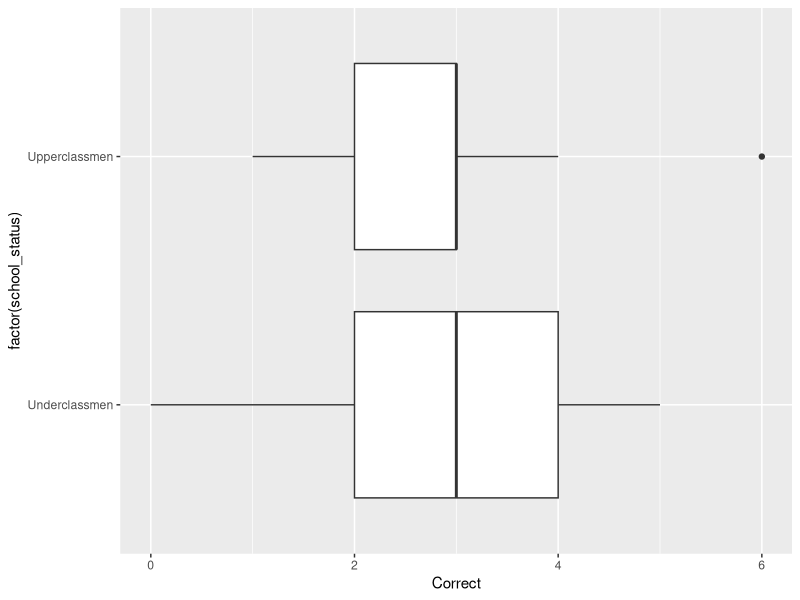
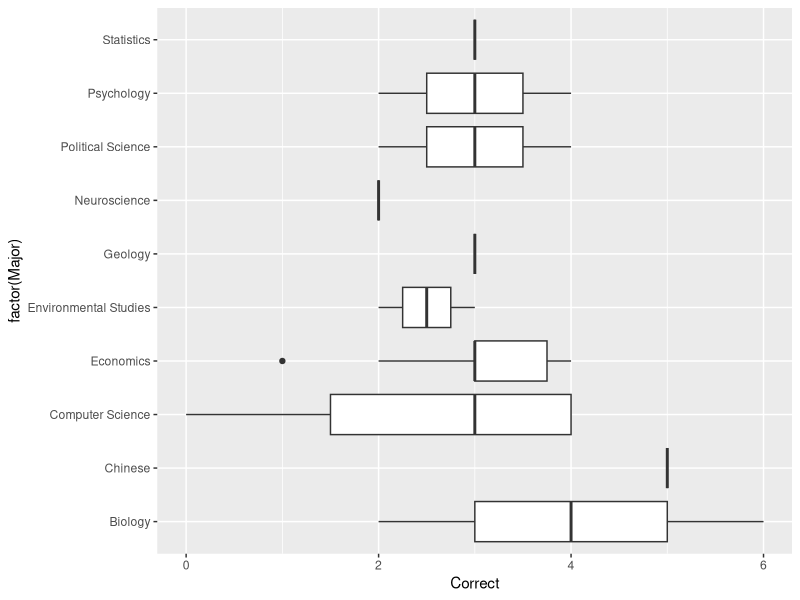
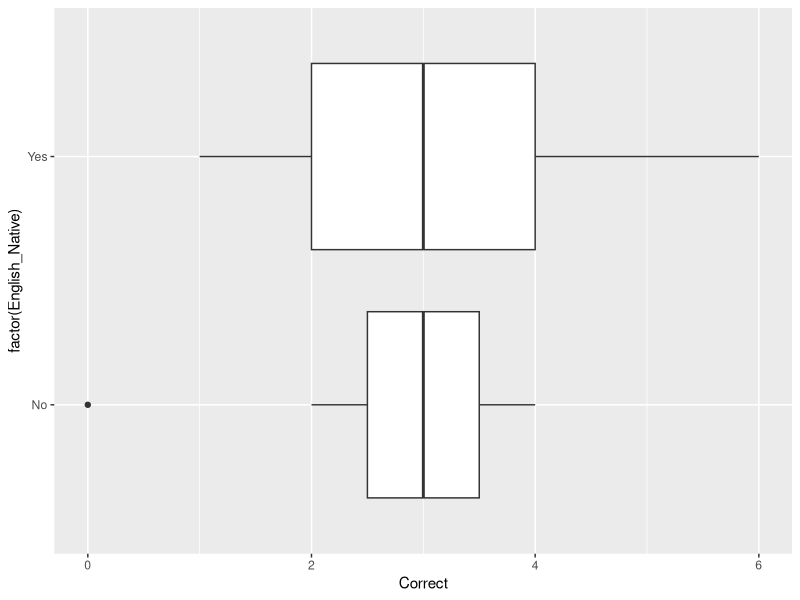
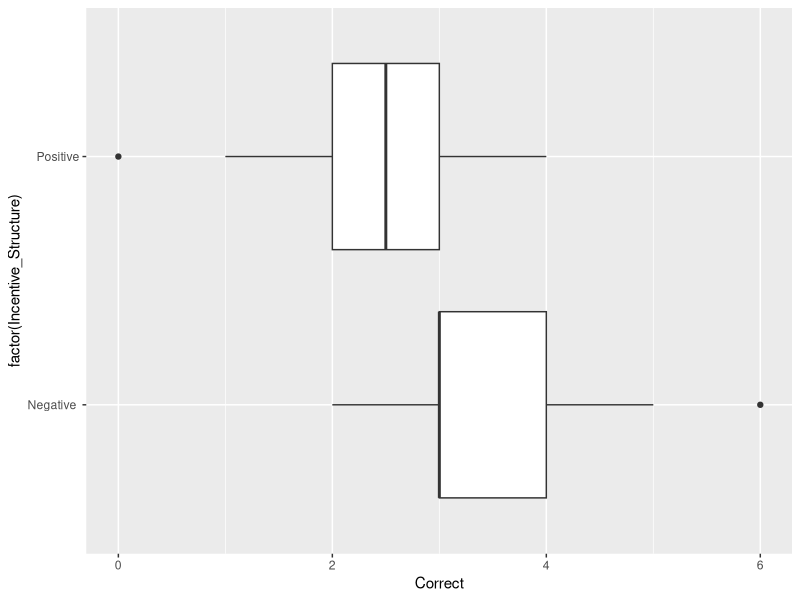
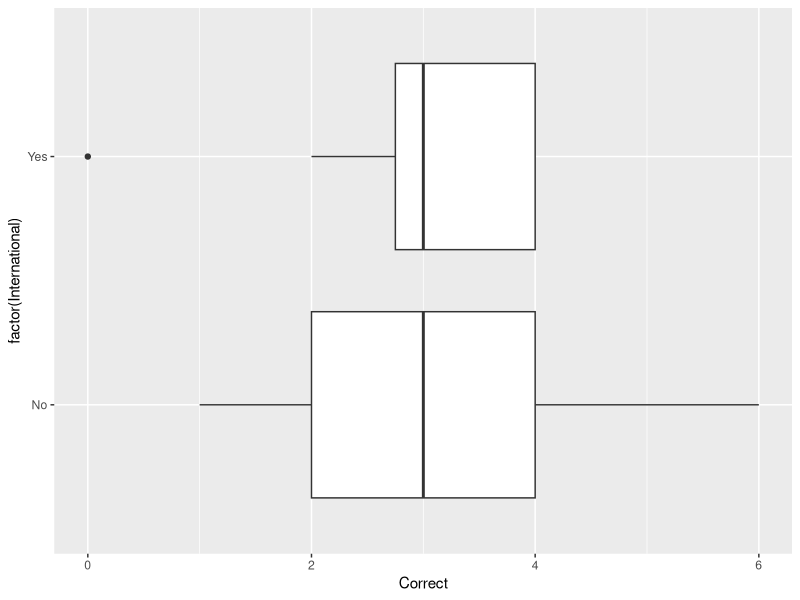
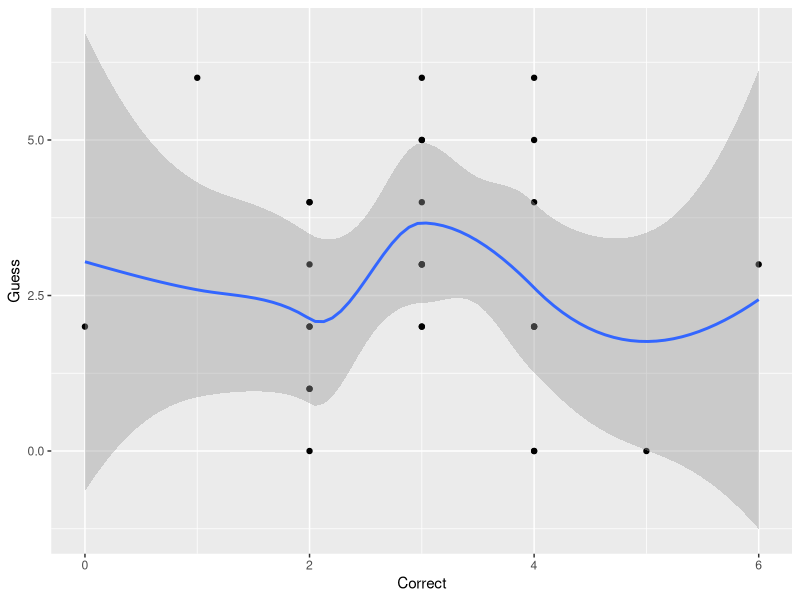
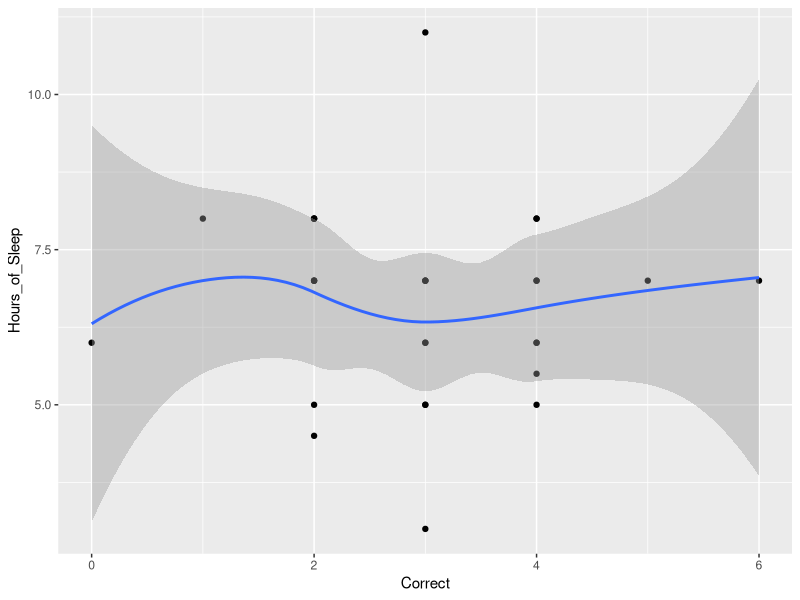
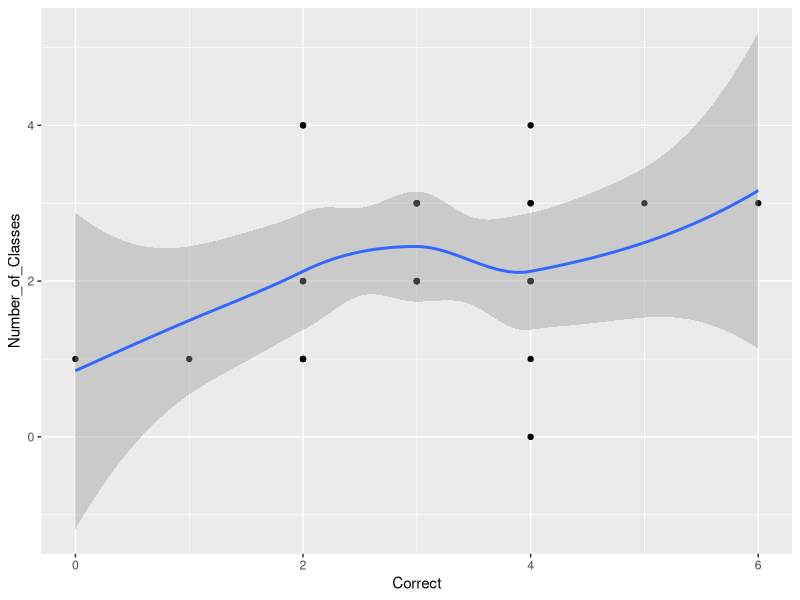

Here is the R script that generated these plots, in order:
## ---- chunk 1
knitr::opts_chunk$set(echo = FALSE, error = TRUE, warning = FALSE, message = FALSE)

library(dplyr)
library(tidyr)
library(lubridate)
library(stringr)
library(ggplot2)
library(sf)
library(spdep)
library(spatialreg)
## ---- chunk 2
experiment<- read.csv('Data.csv')
data<-as.data.frame(experiment)
data_clean<- data %>% 
  filter(SL<30) %>% 
  select(-X,-X.1) 
## ---- chunk 3

data_clean %>% 
  filter(School_Year == 1)

##Given the low number of first years we could create two variables, one that it lower and upper classmen 

data_clean<-data_clean %>% 
  mutate(school_status = ifelse(test = School_Year == 1|School_Year==2, yes = "Underclassmen",no = "Upperclassmen"))

data_clean %>% 
  ggplot(aes(x = Correct, y = factor(school_status)))+
  geom_boxplot()

##Maybe Group as Social Sciences, STEM. 
data_clean %>% 
  ggplot(aes(x = Correct, y = factor(Major)))+
  geom_boxplot()



data_clean %>% 
  ggplot(aes(x = Correct, y = factor(English_Native)))+
  geom_boxplot()

data_clean %>% 
  ggplot(aes(x = Correct, y = factor(Incentive_Structure)))+
  geom_boxplot()

data_clean %>% 
  ggplot(aes(x = Correct, y = factor(International)))+
  geom_boxplot()


data_clean %>% 
  ggplot(aes(x = Correct, y = Guess))+
  geom_point()+
  geom_smooth()

data_clean %>% 
  ggplot(aes(x = Correct, y = Hours_of_Sleep))+
  geom_point()+
  geom_smooth()

data_clean %>% 
  ggplot(aes(x = Correct, y = Number_of_Classes))+
  geom_point()+
  geom_smooth()

data_clean %>% 
  ggplot(aes(x = Correct, y = Workload))+
  geom_boxplot()

data_clean %>% 
  ggplot(aes(x = Correct, y = Gender))+
  geom_boxplot()




data_clean %>% 
  filter(Major == "Political Science")



lm(Correct~Gender+factor(school_status)+English_Native ,data = data_clean)
